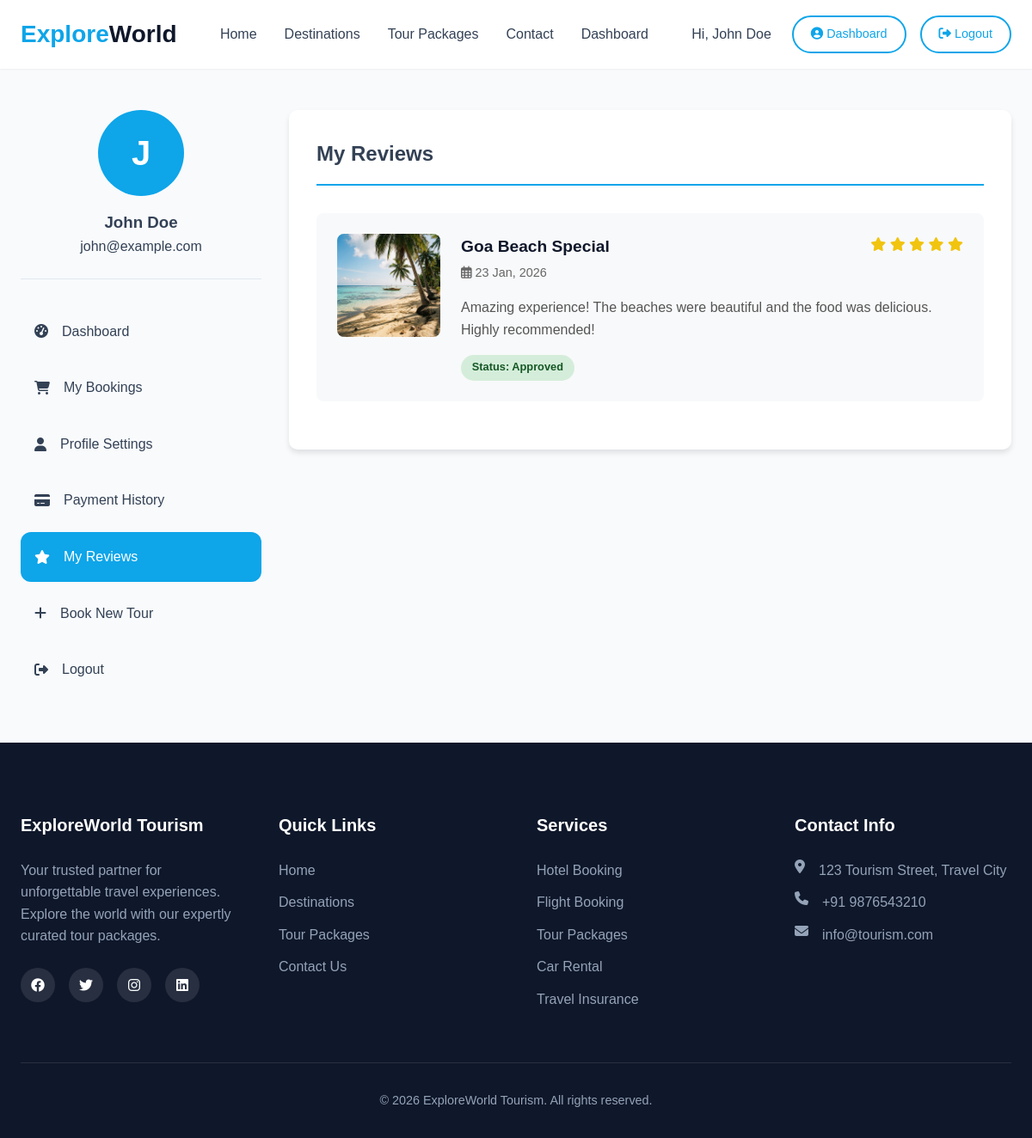
The app's page /reviews.php (signed in) with its own data.
### tables this page shows
CREATE TABLE users (
    user_id INT PRIMARY KEY AUTO_INCREMENT,
    username VARCHAR(50) UNIQUE NOT NULL,
    email VARCHAR(100) UNIQUE NOT NULL,
    password VARCHAR(255) NOT NULL,
    full_name VARCHAR(100) NOT NULL,
    phone VARCHAR(20),
    address TEXT,
    profile_image VARCHAR(255),
    created_at TIMESTAMP DEFAULT CURRENT_TIMESTAMP,
    updated_at TIMESTAMP DEFAULT CURRENT_TIMESTAMP ON UPDATE CURRENT_TIMESTAMP,
    INDEX idx_email (email),
    INDEX idx_username (username)
);

CREATE TABLE reviews (
    review_id INT PRIMARY KEY AUTO_INCREMENT,
    user_id INT,
    package_id INT,
    booking_id INT,
    rating INT CHECK (rating >= 1 AND rating <= 5),
    review_text TEXT,
    review_date TIMESTAMP DEFAULT CURRENT_TIMESTAMP,
    status ENUM('pending', 'approved', 'rejected') DEFAULT 'pending',
    FOREIGN KEY (user_id) REFERENCES users(user_id) ON DELETE CASCADE,
    FOREIGN KEY (package_id) REFERENCES tour_packages(package_id) ON DELETE CASCADE,
    FOREIGN KEY (booking_id) REFERENCES bookings(booking_id) ON DELETE CASCADE,
    INDEX idx_user (user_id),
    INDEX idx_package (package_id),
    INDEX idx_rating (rating),
    INDEX idx_status (status),
    INDEX idx_date (review_date)
);

CREATE TABLE tour_packages (
    package_id INT PRIMARY KEY AUTO_INCREMENT,
    package_name VARCHAR(200) NOT NULL,
    destination_id INT,
    duration_days INT NOT NULL,
    duration_nights INT NOT NULL,
    price_per_person DECIMAL(10,2) NOT NULL,
    discount_price DECIMAL(10,2),
    max_capacity INT NOT NULL,
    current_bookings INT DEFAULT 0,
    featured_image VARCHAR(255),
    overview TEXT,
    highlights TEXT,
    status ENUM('active', 'inactive', 'sold_out') DEFAULT 'active',
    created_at TIMESTAMP DEFAULT CURRENT_TIMESTAMP,
    FOREIGN KEY (destination_id) REFERENCES destinations(destination_id) ON DELETE SET NULL,
    INDEX idx_destination (destination_id),
    INDEX idx_status (status),
    INDEX idx_price (price_per_person),
    INDEX idx_created (created_at)
);

### db.php (called while the page is built, shortened)
<?php
class Database {
    private $conn;
    private function connect() {
        try {
            $this->conn = new mysqli(DB_HOST, DB_USER, DB_PASS, DB_NAME);
            $this->conn->set_charset("utf8mb4");
        } catch (Exception $e) {
            die("Database connection error: " . $e->getMessage());
        }
    }
    public function executeQuery($sql) {
        try {
            $result = $this->conn->query($sql);
            return $result;
        } catch (Exception $e) {
            error_log("Query Error: " . $e->getMessage());
            return false;
        }
    }
}
$db = new Database();
?>

### reviews.php (the view, shortened to what this page needs)
<?php
require_once '../includes/functions.php';
$user_id = $_SESSION['user_id'];
$sql = "SELECT r.*, p.package_name, p.featured_image
        FROM reviews r
        JOIN tour_packages p ON r.package_id = p.package_id
        WHERE r.user_id = '$user_id'
        ORDER BY r.review_date DESC";
$result = $db->executeQuery($sql);
?>
<!DOCTYPE html>
<html lang="en">
<head>
    <link rel="stylesheet" href="../assets/css/style.css">
    <link rel="stylesheet" href="https://cdnjs.cloudflare.com/ajax/libs/font-awesome/6.4.0/css/all.min.css">
</head>
<body>
    <?php include '../includes/header.php'; ?>
    <section class="dashboard">
        <div class="container">
            <div class="dashboard-grid">
                <?php include 'includes/sidebar.php'; ?>
                <main class="dashboard-content">
                    <div class="reviews-container">
                        <div class="reviews-header">
                            <h1>My Reviews</h1>
                        </div>
                        <?php if($result->num_rows > 0): ?>
                            <?php while($review = $result->fetch_assoc()): ?>
                            <div class="review-card">
                                <div class="review-package-img">
                                    <img src="<?php echo UPLOAD_URL . $review['featured_image']; ?>" alt="<?php echo $review['package_name']; ?>">
                                </div>
                                <div class="review-content">
                                    <div class="review-header">
                                        <div>
                                            <div class="package-title"><?php echo $review['package_name']; ?></div>
                                            <div class="review-date">
                                                <i class="far fa-calendar-alt"></i>
                                                <?php echo date('d M, Y', strtotime($review['review_date'])); ?>
                                            </div>
                                        </div>
                                        <div class="rating">
                                            <?php for($i = 1; $i <= 5; $i++): ?>
                                                <?php if($i <= $review['rating']): ?>
                                                <i class="fas fa-star"></i>
                                                <?php else: ?>
                                                <i class="far fa-star"></i>
                                                <?php endif; ?>
                                            <?php endfor; ?>
                                        </div>
                                    </div>
                                    <p class="review-text">
                                        <?php echo nl2br(htmlspecialchars($review['review_text'])); ?>
                                    </p>
                                    <span class="review-status status-<?php echo $review['status']; ?>">
                                        Status: <?php echo ucfirst($review['status']); ?>
                                    </span>
                                </div>
                            </div>
                            <?php endwhile; ?>
                        <?php endif; ?>
                    </div>
                </main>
            </div>
        </div>
    </section>
    <?php include '../includes/footer.php'; ?>
</body>
</html>

### sidebar.php
<?php
$current_page = basename($_SERVER['PHP_SELF']);
?>
<aside class="dashboard-sidebar">
    <div class="user-profile">
        <?php
        $user_sql = "SELECT * FROM users WHERE user_id = '$user_id'";
        $user_result = $db->executeQuery($user_sql);
        $user = $user_result->fetch_assoc();
        ?>
        <div class="profile-image">
            <?php if(!empty($user['profile_image'])): ?>
            <img src="<?php echo UPLOAD_URL . $user['profile_image']; ?>" alt="<?php echo $user['full_name']; ?>">
            <?php else: ?>
            <div class="profile-initials">
                <?php echo strtoupper(substr($user['full_name'], 0, 1)); ?>
            </div>
            <?php endif; ?>
        </div>
        <div class="profile-info">
            <h3><?php echo $user['full_name']; ?></h3>
            <p><?php echo $user['email']; ?></p>
        </div>
    </div>
    <nav class="dashboard-nav">
        <ul>
            <li><a href="dashboard.php" class="<?php echo $current_page == 'dashboard.php' ? 'active' : ''; ?>">
                <i class="fas fa-tachometer-alt"></i> Dashboard
            </a></li>
            <li><a href="bookings.php" class="<?php echo $current_page == 'bookings.php' ? 'active' : ''; ?>">
                <i class="fas fa-shopping-cart"></i> My Bookings
            </a></li>
            <li><a href="profile.php" class="<?php echo $current_page == 'profile.php' ? 'active' : ''; ?>">
                <i class="fas fa-user"></i> Profile Settings
            </a></li>
            <li><a href="payment-history.php" class="<?php echo $current_page == 'payment-history.php' ? 'active' : ''; ?>">
                <i class="fas fa-credit-card"></i> Payment History
            </a></li>
            <li><a href="reviews.php" class="<?php echo $current_page == 'reviews.php' ? 'active' : ''; ?>">
                <i class="fas fa-star"></i> My Reviews
            </a></li>
            <li><a href="../pages/packages.php">
                <i class="fas fa-plus"></i> Book New Tour
            </a></li>
            <li><a href="../pages/logout.php">
                <i class="fas fa-sign-out-alt"></i> Logout
            </a></li>
        </ul>
    </nav>
</aside>

### style.css (style rules this page uses)
:root { --primary-color: #0ea5e9; --primary-dark: #0284c7; --secondary-color: #6366f1; --accent-color: #f43f5e; --dark-color: #0f172a; --text-color: #334155; --text-light: #64748b; --light-color: #f8fafc; --white: #ffffff; --shadow-sm: 0 1px 2px 0 rgb(0 0 0 / 0.05); --shadow-md: 0 4px 6px -1px rgb(0 0 0 / 0.1), 0 2px 4px -2px rgb(0 0 0 / 0.1); --shadow-lg: 0 10px 15px -3px rgb(0 0 0 / 0.1), 0 4px 6px -4px rgb(0 0 0 / 0.1); --radius: 0.75rem; --transition: all 0.3s cubic-bezier(0.4, 0, 0.2, 1); }
* { margin: 0; padding: 0; box-sizing: border-box; }
body { font-family: 'Poppins', sans-serif; line-height: 1.6; color: var(--text-color); background-color: var(--light-color); }
a { text-decoration: none; color: inherit; transition: var(--transition); }
ul { list-style: none; }
img { max-width: 100%; display: block; }
.container { max-width: 1200px; margin: 0 auto; padding: 0 1.5rem; }
.dashboard-grid { display: grid; grid-template-columns: 280px 1fr; gap: 2rem; padding: 3rem 0; }
.user-profile { text-align: center; margin-bottom: 2rem; padding-bottom: 1.5rem; border-bottom: 1px solid #e2e8f0; }
.profile-image { width: 100px; height: 100px; margin: 0 auto 1rem; border-radius: 50%; overflow: hidden; background: var(--primary-color); display: flex; align-items: center; justify-content: center; color: white; font-size: 2.5rem; font-weight: 700; }
.dashboard-nav a { display: flex; align-items: center; gap: 1rem; padding: 1rem; text-decoration: none; color: var(--text-color); border-radius: var(--radius); transition: var(--transition); margin-bottom: 0.5rem; }
.dashboard-nav a:hover, .dashboard-nav a.active { background: var(--primary-color); color: white; }

### reviews.php (style rules this page uses)
.reviews-container { background: white; border-radius: 10px; padding: 2rem; box-shadow: 0 4px 6px rgba(0,0,0,0.1); }
.reviews-header { display: flex; justify-content: space-between; align-items: center; margin-bottom: 2rem; padding-bottom: 1rem; border-bottom: 2px solid var(--primary-color); }
.review-card { background: #f8f9fa; border-radius: 8px; padding: 1.5rem; margin-bottom: 1.5rem; display: flex; gap: 1.5rem; }
.review-package-img { width: 120px; height: 120px; border-radius: 8px; overflow: hidden; flex-shrink: 0; }
.review-package-img img { width: 100%; height: 100%; object-fit: cover; }
.review-content { flex: 1; }
.review-header { display: flex; justify-content: space-between; margin-bottom: 1rem; }
.package-title { font-size: 1.2rem; font-weight: 600; color: var(--dark-color); margin-bottom: 0.2rem; }
.review-date { color: #666; font-size: 0.9rem; }
.rating { color: #f1c40f; margin-bottom: 0.5rem; }
.review-text { color: #555; line-height: 1.6; }
.review-status { display: inline-block; padding: 0.3rem 0.8rem; border-radius: 20px; font-size: 0.8rem; font-weight: 600; margin-top: 1rem; }
.status-approved { background: #d4edda; color: #155724; }

### records on screen
users: full_name "J", full_name "John Doe", email "john@example.com"
reviews: package.featured_image (picture), package.package_name "Goa Beach Special", review_date "23 Jan, 2026", rating 5 (drawn), review_text "Amazing experience! The beaches were beautiful and the food was delicious. Highly recommended!", status "Approved"

### other values on screen
$_SESSION['full_name'] "John Doe"
SITE_NAME "ExploreWorld Tourism"
